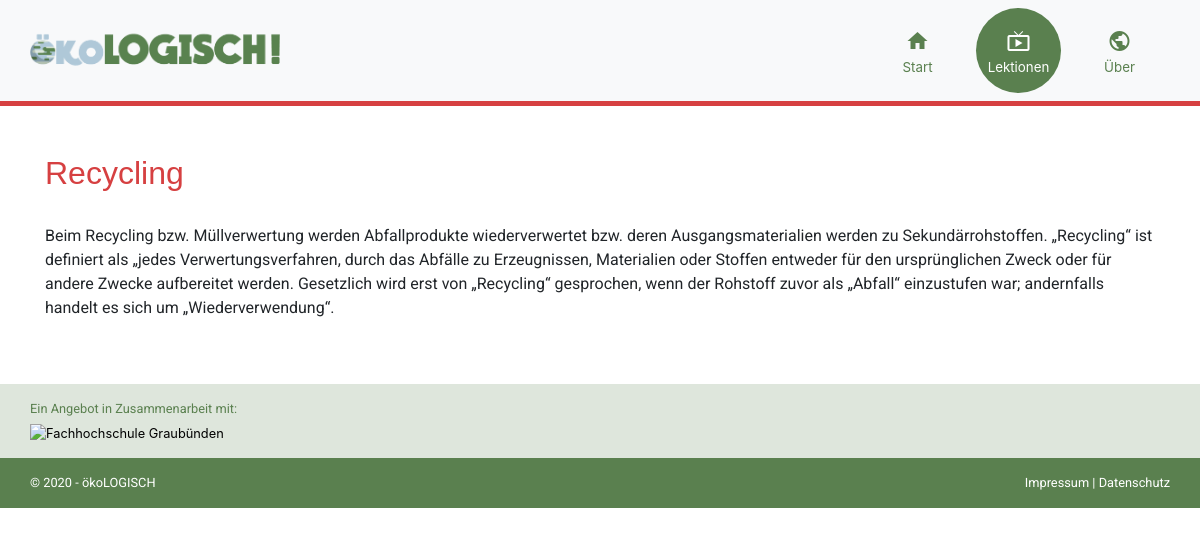
The app's page /category?id=5, older data.
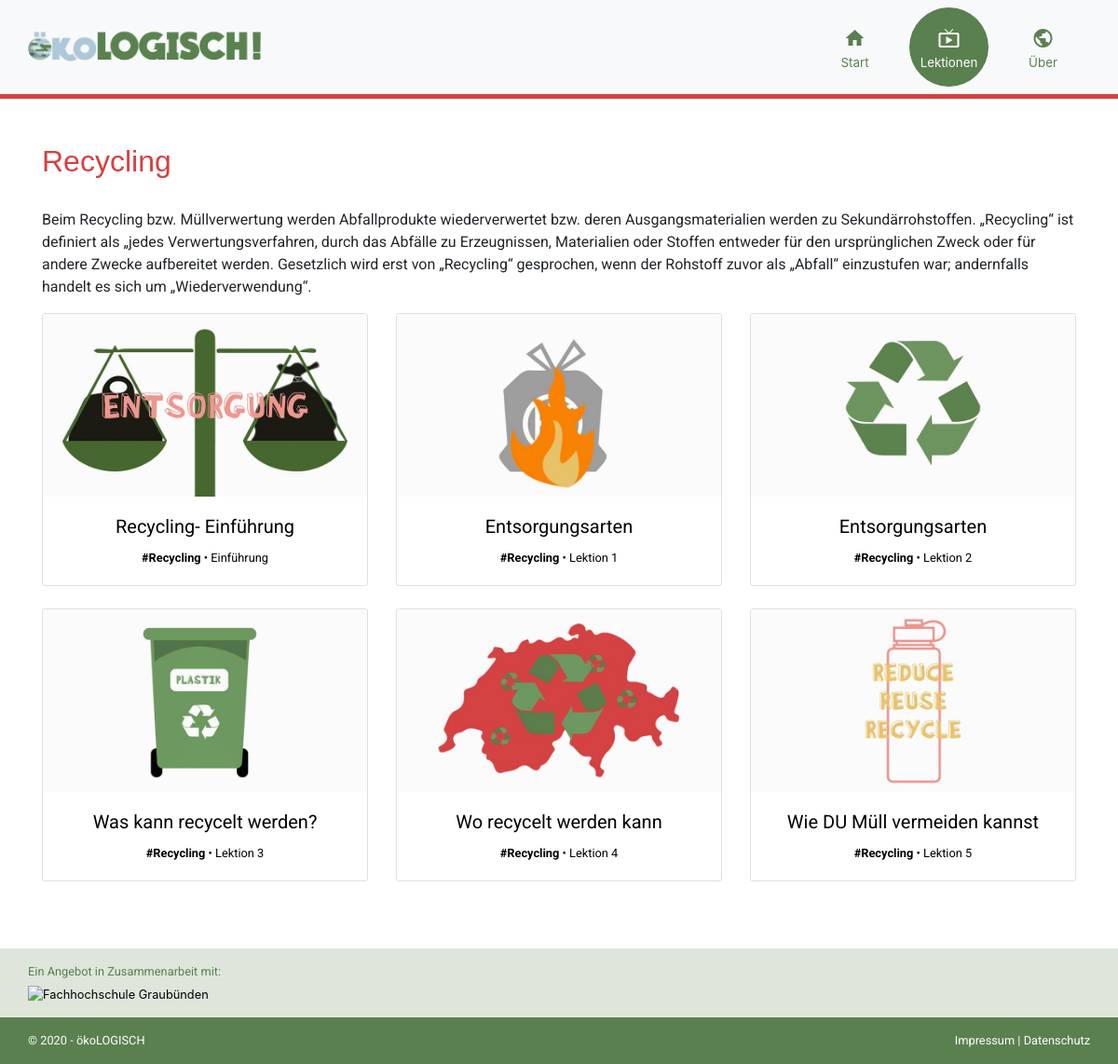
The same page, newer data.
### tables this page shows
CREATE TABLE `tbl_category` (
  `id` int(11) NOT NULL,
  `title` varchar(255) NOT NULL,
  `text` text NOT NULL,
  `img_url` varchar(255) NOT NULL
);

CREATE TABLE `tbl_lesson` (
  `id` int(11) NOT NULL,
  `category_id` int(11) NOT NULL,
  `title` varchar(255) NOT NULL,
  `text` text NOT NULL,
  `img_url` text NOT NULL,
  `gif_url` varchar(255) NOT NULL,
  `gif_url_static` varchar(255) NOT NULL,
  `video_url` varchar(255) NOT NULL,
  `top_lesson` tinyint(1) NOT NULL,
  `lesson_nr` int(3) NOT NULL,
  `important` text NOT NULL,
  `einfuerung` tinyint(1) NOT NULL,
  `lernziele` text NOT NULL,
  `groeste_probleme` text NOT NULL
);

### data/data.php (called while the page is built, shortened)
<?php
function get_db_connection()
{
	global $db_host, $db_name, $db_user, $db_pass, $db_charset;
	$dsn = "mysql:host=$db_host;dbname=$db_name;charset=$db_charset";
	$options = [
		PDO::ATTR_ERRMODE            => PDO::ERRMODE_EXCEPTION,
		PDO::ATTR_DEFAULT_FETCH_MODE => PDO::FETCH_ASSOC,
		PDO::ATTR_EMULATE_PREPARES   => false
	];
	try {
		$db = new PDO($dsn, $db_user, $db_pass, $options);
	} catch (\PDOException $e) {
		throw new \PDOException($e->getMessage(), (int)$e->getCode());
	}
	return $db;
}
function get_category_by_id($id)
{
	$db = get_db_connection();
	$sql = "SELECT * FROM tbl_category WHERE id = $id;";
	$result = $db->query($sql);
	$row = $result->fetch();
	return $row;
}
function get_lessons_by_category_id($id)
{
	$db = get_db_connection();
	$sql = "SELECT * FROM tbl_lesson WHERE category_id = $id;";
	$result = $db->query($sql);
	return $result->fetchAll();
}

### category.php (the view, shortened to what this page needs)
<?php
require_once('data/data.php');
$category = get_category_by_id($_GET['id']);
$lessons = get_lessons_by_category_id($_GET['id']);
?>
<?php require_once('templates/head.php'); ?>
<?php require_once('templates/navbar.php'); ?>
<section class="container category my-5">
    <article class="<?php echo strtolower($category['title']); ?>">
        <h2 class="pb-4"><?php echo $category['title']; ?></h2>
        <p><?php echo $category['text']; ?></p>
    </article>
    <article>
        <div class="row">
            <?php foreach ($lessons as $lesson) { ?>
                <div class="col-lg-4 col-md-6 col-sm-12 mb-4">
                    <?php
                    if ($lesson['einfuerung'] == 1) {
                        echo '<a class="link-title" href="intro?id=' . $lesson["id"] . '">';
                    } else {
                        echo '<a class="link-title" href="lesson?id=' . $lesson["id"] . '">';
                    }
                    ?>
                    <div class="card <?php echo strtolower($category['title']); ?>">
                        <img src="<?php echo $lesson['gif_url_static'] ?>" class="card-img-top gif_static">
                        <div class="card-body">
                            <h5 class="card-title text-center"><?php echo $lesson['title'] ?></h5>
                            <p class="card-text small text-center">
                                <b><a href="category?id=<?php echo $lesson['category_id']; ?>">
                                        <?php
                                        $category =  get_category_by_id($lesson['category_id']);
                                        echo "#" . $category['title'];
                                        ?></b>
                                </a>
                                •
                                <?php
                                if ($lesson['einfuerung'] == 1) {
                                    echo "Einführung ";
                                } else {
                                    echo "Lektion ";
                                    echo $lesson['lesson_nr'];
                                }
                                ?></p>
                        </div>
                    </div>
            <?php } ?>
        </div>
    </article>
</section>
<?php require_once('templates/footer.php'); ?>

### templates/head.php (shortened to what this page needs)
<!doctype html>
<html lang="de">
<head>
  <link rel="stylesheet" href="assets/css/main.css">
</head>
<body>

### templates/navbar.php (shortened to what this page needs)
<nav class="navbar navbar-icon-top navbar-expand navbar-light bg-light <?php echo isset($category['title']) ? strtolower($category['title']) : ''; ?>">
    <div class="container">
        <a class="navbar-brand" href=".">
            <img src="assets/logo/logo.png" alt="ökoLOGISCH" loading="lazy">
        </a>
        <div class="navbar-expand">
            <ul class="navbar-nav">
                <li class="nav-item">
                    <a class="nav-link" id="nav-home" href=".">
                        <span class="material-icons">
                            home
                        </span>
                        <span>
                            Start
                        </span>
                    </a>
                </li>
                <li class="nav-item">
                    <a class="nav-link" id="nav-lessons" href="./lessons">
                        <span class="material-icons">
                            live_tv
                        </span>
                        <span>
                            Lektionen
                        </span>
                    </a>
                </li>
                <li class="nav-item">
                    <a class="nav-link" id="nav-about" href="./about">
                        <span class="material-icons">
                            public
                        </span>
                        <span>
                            Über
                        </span>
                    </a>
                </li>
            </ul>
        </div>
    </div>
</nav>

### templates/footer.php (shortened to what this page needs)
<footer class="page-footer small">
  <div class="container-fluid footer-top">
    <div class="container">
      <p>Ein Angebot in Zusammenarbeit mit:</p>
      <a href="https://www.fhgr.ch/"><img src="https://www.fhgr.ch/typo3conf/ext/sfptemplate/RootPage/Default/Resources/Public/Partials/Logo/Images/Logo.svg" alt="Fachhochschule Graubünden"></a>
    </div>
  </div>
  <div class="container-fluid footer-copyright">
    <div class="container">
      <div class="row">
        <div class="col">
          <p class="text-left">© <?php echo date("Y"); ?> - <a href="#">ökoLOGISCH</a></p>
        </div>
        <div class="col">
          <p class="text-right"><a href="#">Impressum</a> | <a href="#">Datenschutz</a></p>
        </div>
      </div>
    </div>
  </div>
</footer>
</body>
</html>

Row changes from the older to the newer data that the page shows:
added tbl_lesson: gif_url_static (picture), title "Recycling- Einführung", category.title "Recycling", einfuerung "Einführung"
added tbl_lesson: gif_url_static (picture), title "Entsorgungsarten", category.title "Recycling", lesson_nr "1"
added tbl_lesson: gif_url_static (picture), title "Entsorgungsarten", category.title "Recycling", lesson_nr "2"
added tbl_lesson: gif_url_static (picture), title "Was kann recycelt werden?", category.title "Recycling", lesson_nr "3"
added tbl_lesson: gif_url_static (picture), title "Wo recycelt werden kann", category.title "Recycling", lesson_nr "4"
added tbl_lesson: gif_url_static (picture), title "Wie DU Müll vermeiden kannst", category.title "Recycling", lesson_nr "5"
